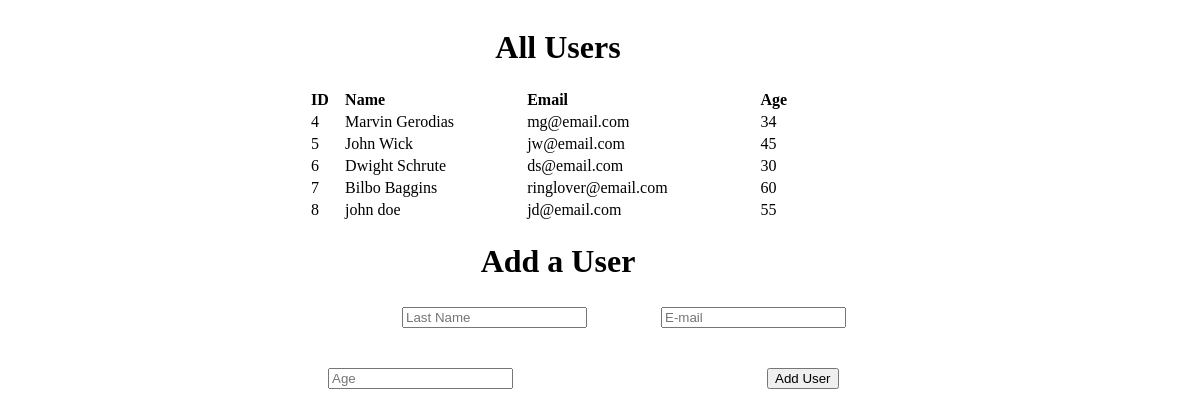
The page / on the database its author committed.
### users_app/models.py (models this page shows)
class Users(models.Model):
    first_name = models.CharField(max_length=255)
    last_name = models.CharField(max_length=255)
    email_address = models.CharField(max_length=255)
    age = models.IntegerField()
    created_at = models.DateTimeField(auto_now_add=True)
    updated_at = models.DateTimeField(auto_now=True)

### users_app/views.py (the view)
# urls.py: path('', views.index),
def index(request):
    context = {
        "all_the_users" : Users.objects.all()
    }
    return render(request, "index.html", context)

### users_app/templates/index.html (shortened to what this page needs)
<!DOCTYPE html>
<html lang="en">
<head>
    {% load static %}
    <link rel="stylesheet" href={% static "style.css" %}>
</head>
<body>
    <div id = wrapper>
        <h1>All Users</h1>
        <table>
            <tr>
                <th>ID</th>
                <th>Name</th>
                <th>Email</th>
                <th>Age</th>
            </tr>
            {% for user in all_the_users %}
            <tr>
                <td>{{ user.id }}</td>
                <td>{{ user.first_name}} {{user.last_name}}</td>
                <td>{{ user.email_address }}</td>
                <td>{{ user.age }}</td>
            </tr>
            {% endfor %}
        </table>
        <h1>Add a User</h1>
        <form action="/process" method="POST">
            <div>
            <input type="text" name="last_name" id="last_name" placeholder="Last Name">
            </div>
            <div>
            <input type="email" name="email_address" id="email_address" placeholder="E-mail">
            </div>
            <div>
            <input type="number" name="age" id="age" placeholder="Age">
            </div>
            <button type="submit">Add User</button>
        </form>
    </div>
</body>
</html>

### users_app/static/style.css (style rules this page uses)
#wrapper { margin-left: 250px; width: 600px; }
table { width: 500px; text-align: left; margin-left: 50px; }
div { display: inline-block; margin: 0px 0px 20px 70px; }
h1 { text-align: center; }
button { margin-left: 250px; margin-top: 20px; }

### rows shown on the page
Users: id "4", first_name "Marvin", last_name "Gerodias", email_address "mg@email.com", age "34"
Users: id "5", first_name "John", last_name "Wick", email_address "jw@email.com", age "45"
Users: id "6", first_name "Dwight", last_name "Schrute", email_address "ds@email.com", age "30"
Users: id "7", first_name "Bilbo", last_name "Baggins", email_address "ringlover@email.com", age "60"
Users: id "8", first_name "john", last_name "doe", email_address "jd@email.com", age "55"
